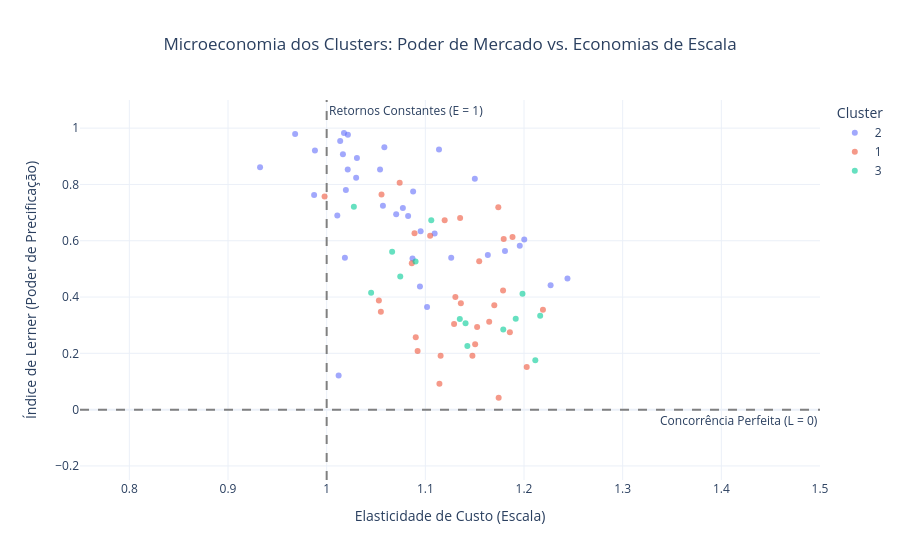

Notebook source saved alongside this figure:
### Code cell
import plotly.express as px

# Supondo que o seu dataframe final com os cálculos se chame 'df_com_lerner'
# E que ele tenha as colunas: 'Cluster', 'elasticidade_custo', 'Lerner', 'MC' (Custo Marginal) e 'Nome_Banco'
def plotar_bubble_chart(df_com_lerner, ano):
    df_plot = df_com_lerner[df_com_lerner['Cluster'] != 4]
    #df_plot = df_plot[df_plot['Cluster'] != 1]
    # 1. Preparar os dados (remover NAs para o gráfico não quebrar)
    if ano > 0:
        df_plot = df_plot[df_plot['ano'] == ano]
    
    df_plot = df_plot.dropna(subset=['elasticidade_custo', 'Lerner', 'MC']).copy()

    # Garantir que o Cluster seja tratado como categoria (texto) para cores distintas
    df_plot['Cluster'] = df_plot['Cluster'].astype(str)

    # 2. Criar o Gráfico de Dispersão de Bolhas (Bubble Chart)
    fig = px.scatter(
        df_plot,
        x="elasticidade_custo",         # Eixo X
        y="Lerner",                     # Eixo Y
        #size="ativo_total",                      # Tamanho da bolha (Pode trocar por 'ativo_total' se preferir)
        color="Cluster",                # Uma cor para cada modelo de negócios
        hover_name="nome",        # O nome que aparece em destaque ao passar o mouse
        hover_data={                    # Dados extras no tooltip
            "elasticidade_custo": ':.3f', 
            "Lerner": ':.3f',
            "MC": ':.4f',
            "Cluster": False            # Oculta o cluster do tooltip, pois já está na cor
        },
        opacity=0.6,                    # SOLUÇÃO 1: Transparência de 60%
        #size_max=18,                    # SOLUÇÃO 3: Reduzindo o limite de tamanho
        range_x=[0.75, 1.5],          # Limita o Eixo X (Elasticidade)
        range_y=[-0.25, 1.1],         # Limita o Eixo Y (Lerner). Coloquei 1.1 como teto lógico
        title="Microeconomia dos Clusters: Poder de Mercado vs. Economias de Escala",
        labels={
            "elasticidade_custo": "Elasticidade de Custo (Escala)",
            "Lerner": "Índice de Lerner (Poder de Precificação)",
            "MC": "Custo Marginal"
        },
        template="plotly_white"         # Fundo limpo e acadêmico
    )

    # 3. Adicionar as Linhas de Referência Estruturais (Cruciais para a análise)
    # Linha Vertical: Separa Economias de Escala (< 1) de Deseconomias (> 1)
    fig.add_vline(
        x=1.0, 
        line_dash="dash", 
        line_color="gray", 
        annotation_text="Retornos Constantes (E = 1)", 
        annotation_position="top right"
    )

    # Linha Horizontal: Separa Poder de Monopólio (> 0) de Preço Predatório (< 0)
    fig.add_hline(
        y=0.0, 
        line_dash="dash", 
        line_color="gray", 
        annotation_text="Concorrência Perfeita (L = 0)", 
        annotation_position="bottom right"
    )

    # 4. Centralizar o título e exibir
    fig.update_layout(title_x=0.5)
    fig.show()

    # Para salvar como uma página interativa separada (opcional):
    # fig.write_html("analise_clusters_microeconomia.html")

plotar_bubble_chart(model_lerner, ano=2015) # ano=0 para mostrar todos os anos juntos, ou coloque um ano específico

### Figure 1 — Plotly figure (JSON) as saved in the notebook; plotly's stock layout.template omitted (floating-point values rounded to 4 significant figures)
{"data": [{"customdata": [[0.006725, "2"], [0.0001584, "2"], [0.002986, "2"], [0.006565, "2"], [0.005056, "2"], [0.006122, "2"], [0.00254, "2"], [0.007129, "2"], [0.0005039, "2"], [0.003266, "2"], [0.001967, "2"], [0.004775, "2"], [0.002854, "2"], [8.355e-05, "2"], [0.0009391, "2"], [0.003641, "2"], [0.004296, "2"], [0.004926, "2"], [0.003503, "2"], [0.01171, "2"], [0.007501, "2"], [0.001175, "2"], [0.008542, "2"], [0.003488, "2"], [0.004221, "2"], [0.0003509, "2"], [0.004188, "2"], [0.006886, "2"], [0.01627, "2"], [0.007803, "2"], [0.006591, "2"], [0.00692, "2"], [0.002296, "2"], [0.008461, "2"], [0.001464, "2"], [0.004983, "2"], [0.00101, "2"], [0.006266, "2"], [0.0006585, "2"], [0.004346, "2"]], "hovertemplate": "<b>%{hovertext}</b><br><br>Elasticidade de Custo (Escala)=%{x:.3f}<br>Índice de Lerner (Poder de Precificação)=%{y:.3f}<br>Custo Marginal=%{customdata[0]:.4f}<extra></extra>", "hovertext": ["BCO DO BRASIL S.A.", "SCANIA BCO S.A.", "BANCO RANDON S.A.", "BRK S.A. CFI", "BR PARTNERS BI", "BCO BBM S.A.", "BCO BNP PARIBAS BRASIL S A", "BANCO NEON S.A.", "BCO CATERPILLAR S.A.", "BANCO CNH INDUSTRIAL CAPITAL S.A", "BANCO BTG PACTUAL S.A.", "BCO MODAL S.A.", "BCO TOYOTA DO BRASIL S.A.", "CITIBANK N.A.", "BCO J.P. MORGAN S.A.", "BCO CITIBANK S.A.", "BCO RODOBENS S.A.", "BCO FATOR S.A.", "BI CREDIT SUISSE (BRASIL) S.A.", "BANCO IBM S.A.", "CAIXA ECONOMICA FEDERAL", "BCO CARGILL S.A.", "FINAMAX S.A. CFI", "BRASIL PLURAL S.A. BCO.", "BCO DA AMAZONIA S.A.", "BCO DE LAGE LANDEN BRASIL S.A.", "BCO REP ORIENTAL URUGUAY BCE", "BCO SAFRA S.A.", "BCO FIBRA S.A.", "BCO VOTORANTIM S.A.", "ITAÚ UNIBANCO BM S.A.", "BCO BRADESCO S.A.", "BCO MERCEDES-BENZ S.A.", "BCO SOFISA S.A.", "BOFA MERRILL LYNCH BM S.A.", "BCO DO NORDESTE DO BRASIL S.A.", "BANCO MONEO S.A.", "BCO SANTANDER (BRASIL) S.A.", "BANCO JOHN DEERE S.A.", "BANCO ORIGINAL"], "legendgroup": "2", "marker": {"color": "#636efa", "opacity": 0.6, "symbol": "circle"}, "mode": "markers", "name": "2", "orientation": "v", "showlegend": true, "type": "scatter", "x": [1.227, 0.2249, 1.018, 1.012, 1.031, 0.9881, 1.058, 1.102, 0.2199, 1.057, 1.014, 1.07, 1.021, 0.2464, 1.022, 1.114, 1.011, 1.087, 1.077, 1.095, 1.244, 0.968, 1.095, 0.9873, 1.181, 0.234, 0.9325, 1.109, 1.088, 1.03, 1.196, 1.2, 1.083, 1.126, 1.018, 1.163, 1.019, 1.15, 1.016, 1.054], "xaxis": "x", "y": [0.4421, 0.9422, 0.5392, 0.1208, 0.8942, 0.9207, 0.9323, 0.3646, 0.9387, 0.7243, 0.9544, 0.6946, 0.8528, 0.9915, 0.9769, 0.9244, 0.69, 0.5366, 0.7166, 0.6334, 0.4656, 0.9794, 0.4374, 0.7626, 0.5637, 0.9535, 0.8615, 0.6261, 0.7746, 0.8237, 0.5822, 0.604, 0.6875, 0.5399, 0.9832, 0.5495, 0.7806, 0.8198, 0.9075, 0.8533], "yaxis": "y"}, {"customdata": [[0.01022, "1"], [0.0108, "1"], [0.0239, "1"], [0.01045, "1"], [0.01422, "1"], [0.005665, "1"], [0.01735, "1"], [0.007803, "1"], [0.01995, "1"], [0.01253, "1"], [0.008442, "1"], [0.01437, "1"], [0.01399, "1"], [0.002874, "1"], [0.01743, "1"], [0.01339, "1"], [0.01512, "1"], [0.01588, "1"], [0.01639, "1"], [0.006403, "1"], [0.01294, "1"], [0.005007, "1"], [0.00936, "1"], [0.006262, "1"], [0.01169, "1"], [0.009014, "1"], [0.009535, "1"], [0.02332, "1"], [0.001553, "1"], [0.01508, "1"], [0.0008851, "1"], [0.008077, "1"], [0.01194, "1"], [0.01526, "1"]], "hovertemplate": "<b>%{hovertext}</b><br><br>Elasticidade de Custo (Escala)=%{x:.3f}<br>Índice de Lerner (Poder de Precificação)=%{y:.3f}<br>Custo Marginal=%{customdata[0]:.4f}<extra></extra>", "hovertext": ["BV FINANCEIRA S.A. CFI", "SANTINVEST S.A. - CFI", "BCO CAPITAL S.A.", "FINANC ALFA S.A. CFI", "BCO MERCANTIL DO BRASIL S.A.", "BCO ITAUCARD S.A.", "BCO TRIANGULO S.A.", "BANCOOB", "BRB - BCO DE BRASILIA S.A.", "BCO BANESTES S.A.", "BCO. J.SAFRA S.A.", "BCO GUANABARA S.A.", "BCO INDUSTRIAL DO BRASIL S.A.", "BCO BRADESCO BERJ S.A.", "BCO CACIQUE S.A.", "BANIF BRASIL BM S.A.", "BCO MÁXIMA S.A.", "BANCO PORTO REAL DE INVEST.S.A", "BANCO INTERMEDIUM S/A", "BANCO BRADESCARD", "SANTANA S.A. - CFI", "BCO VOLKSWAGEN S.A", "BCO LUSO BRASILEIRO S.A.", "BCO BRADESCO CARTOES S.A.", "BCO ALFA DE INVESTIMENTO S.A.", "BANCO FIDIS", "FIN. ITAU CBD CFI", "BANCO BONSUCESSO S.A.", "HS FINANCEIRA", "BANCO SEMEAR", "BCO MAXINVEST S.A.", "BCO CSF S.A.", "BCO DO ESTADO DO RS S.A.", "BCO A.J. RENNER S.A."], "legendgroup": "1", "marker": {"color": "#EF553B", "opacity": 0.6, "symbol": "circle"}, "mode": "markers", "name": "1", "orientation": "v", "showlegend": true, "type": "scatter", "x": [1.188, 1.055, 1.09, 1.165, 1.179, 1.174, 1.152, 1.174, 1.203, 1.17, 1.186, 1.114, 1.089, 0.2711, 1.136, 1.12, 1.115, 1.086, 1.148, 0.9979, 1.053, 1.074, 1.105, 1.179, 1.092, 1.13, 1.135, 1.155, 0.1521, 1.129, 0.1012, 1.056, 1.219, 1.15], "xaxis": "x", "y": [0.6132, 0.3476, 0.2568, 0.312, 0.4233, 0.7188, 0.2933, 0.04199, 0.1517, 0.371, 0.2748, 0.09164, 0.6267, 0.8628, 0.378, 0.6728, 0.1911, 0.52, 0.1916, 0.7573, 0.3881, 0.8062, 0.6174, 0.6062, 0.2086, 0.4, 0.6809, 0.5275, 0.9368, 0.3041, 0.9311, 0.7641, 0.3551, 0.2324], "yaxis": "y"}, {"customdata": [[0.0389, "3"], [0.03496, "3"], [0.02143, "3"], [0.01846, "3"], [0.01518, "3"], [0.02329, "3"], [0.01717, "3"], [0.005602, "3"], [0.01973, "3"], [0.01198, "3"], [0.02511, "3"], [0.01789, "3"], [0.02388, "3"], [0.03921, "3"], [0.01804, "3"]], "hovertemplate": "<b>%{hovertext}</b><br><br>Elasticidade de Custo (Escala)=%{x:.3f}<br>Índice de Lerner (Poder de Precificação)=%{y:.3f}<br>Custo Marginal=%{customdata[0]:.4f}<extra></extra>", "hovertext": ["AGIBANK FINANCEIRA", "PORTOCRED S.A. - CFI", "DACASA FINANCEIRA S/A - SCFI", "BRB - CFI S/A", "ITAÚ BMG CONSIGNADO", "NEGRESCO S.A. - CFI", "SOROCRED CFI S.A.", "VIA CERTA FINANCIADORA S.A. - CFI", "BCO CETELEM S.A.", "CIA CFI RCI BRASIL S.A.", "BCO OLÉ BONSUCESSO CONSIGNADO S.A.", "BCO BRADESCO FINANC. S.A.", "AYMORÉ CFI S.A.", "SAX S.A. CFI", "CCB BRASIL S.A. - CFI"], "legendgroup": "3", "marker": {"color": "#00cc96", "opacity": 0.6, "symbol": "circle"}, "mode": "markers", "name": "3", "orientation": "v", "showlegend": true, "type": "scatter", "x": [1.066, 1.045, 1.09, 1.141, 1.211, 1.028, 1.075, 0.1417, 1.192, 1.135, 1.179, 1.198, 1.216, 1.106, 1.143], "xaxis": "x", "y": [0.561, 0.4148, 0.5261, 0.3072, 0.1751, 0.7207, 0.473, 0.9198, 0.3225, 0.322, 0.2847, 0.412, 0.334, 0.6728, 0.2257], "yaxis": "y"}], "layout": {"annotations": [{"showarrow": false, "text": "Retornos Constantes (E = 1)", "x": 1, "xanchor": "left", "xref": "x", "y": 1, "yanchor": "top", "yref": "y domain"}, {"showarrow": false, "text": "Concorrência Perfeita (L = 0)", "x": 1, "xanchor": "right", "xref": "x domain", "y": 0, "yanchor": "top", "yref": "y"}], "legend": {"title": {"text": "Cluster"}, "tracegroupgap": 0}, "shapes": [{"line": {"color": "gray", "dash": "dash"}, "type": "line", "x0": 1, "x1": 1, "xref": "x", "y0": 0, "y1": 1, "yref": "y domain"}, {"line": {"color": "gray", "dash": "dash"}, "type": "line", "x0": 0, "x1": 1, "xref": "x domain", "y0": 0, "y1": 0, "yref": "y"}], "title": {"text": "Microeconomia dos Clusters: Poder de Mercado vs. Economias de Escala", "x": 0.5}, "xaxis": {"anchor": "y", "domain": [0, 1], "range": [0.75, 1.5], "title": {"text": "Elasticidade de Custo (Escala)"}}, "yaxis": {"anchor": "x", "domain": [0, 1], "range": [-0.25, 1.1], "title": {"text": "Índice de Lerner (Poder de Precificação)"}}}}
